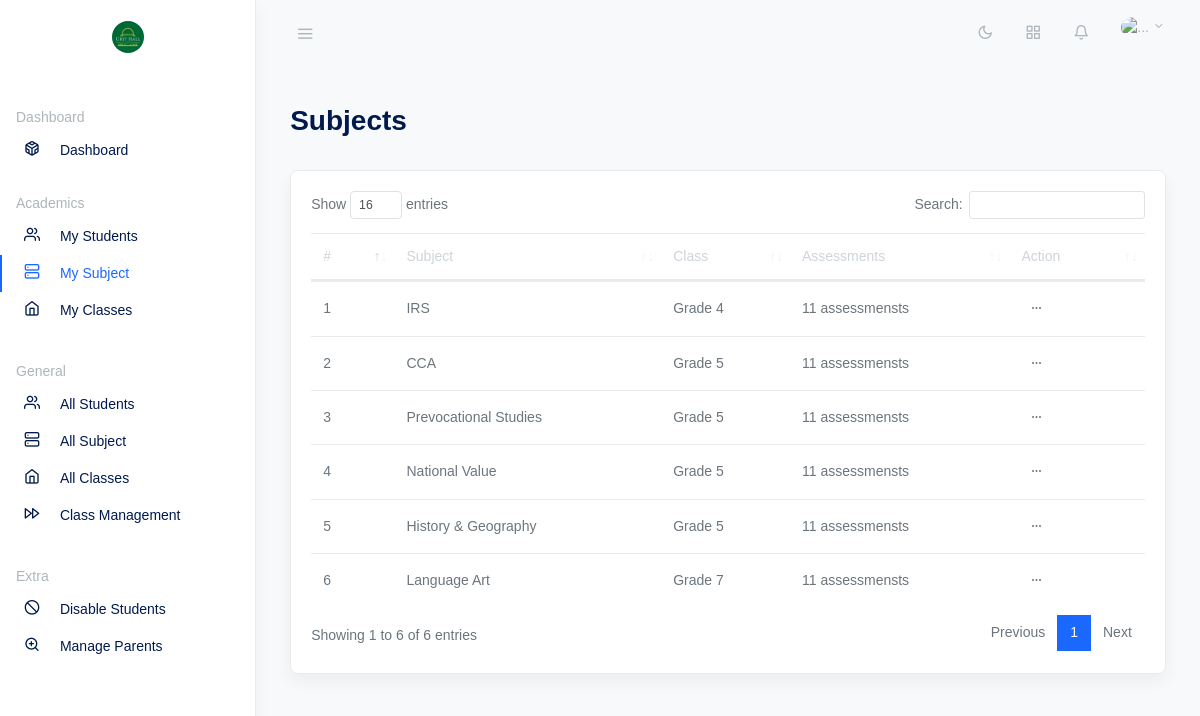
The app's page /academics/subjects.php (signed in) with its own data.
### tables this page shows
CREATE TABLE `subjects` (
  `id` int NOT NULL,
  `subject` varchar(300) NOT NULL,
  `class_id` varchar(11) NOT NULL,
  `assigned` varchar(225) DEFAULT NULL,
  `modified_by` int NOT NULL,
  `create_datetime` datetime NOT NULL DEFAULT CURRENT_TIMESTAMP,
  `status` int DEFAULT '1'
);

CREATE TABLE `classes` (
  `id` int NOT NULL,
  `class` varchar(255) NOT NULL,
  `section_id` varchar(22) NOT NULL,
  `modified_by` varchar(200) NOT NULL,
  `create_datetime` timestamp NOT NULL DEFAULT CURRENT_TIMESTAMP ON UPDATE CURRENT_TIMESTAMP,
  `marks` int DEFAULT NULL,
  `status` int NOT NULL DEFAULT '1'
);

### settings.php (called while the page is built, shortened)
<?php
$user_id = $_SESSION['user_id'];
$gender = $_SESSION['gender'];

### academics/subjects.php (the view, shortened to what this page needs)
<?php require('../settings.php'); ?>
<!doctype html>
<html lang="en">
<head>
  <link rel="stylesheet" href="../css/simplebar.css">
  <link href="../overpass-font.css" rel="stylesheet">
  <link rel="stylesheet" href="../css/feather.css">
  <link rel="stylesheet" href="../css/dataTables.bootstrap4.css">
  <link rel="stylesheet" href="../css/daterangepicker.css">
  <link rel="stylesheet" href="../css/app-light.css" id="lightTheme">
  <link rel="stylesheet" href="../css/app-dark.css" id="darkTheme" disabled>
</head>
<body class="vertical  light  ">
  <div class="wrapper">
    <nav class="topnav navbar navbar-light">
      <button type="button" class="navbar-toggler text-muted mt-2 p-0 mr-3 collapseSidebar">
        <i class="fe fe-menu navbar-toggler-icon"></i>
      </button>
      <ul class="nav">
        <li class="nav-item">
          <a class="nav-link text-muted my-2" href="#" id="modeSwitcher" data-mode="light">
            <i class="fe fe-sun fe-16"></i>
          </a>
        </li>
        <li class="nav-item">
          <a class="nav-link text-muted my-2" href="./#" data-toggle="modal" data-target=".modal-shortcut">
            <span class="fe fe-grid fe-16"></span>
          </a>
        </li>
        <li class="nav-item nav-notif">
          <a class="nav-link text-muted my-2" href="./#" data-toggle="modal" data-target=".modal-notif">
            <span class="fe fe-bell fe-16"></span>
          </a>
        </li>
        <li class="nav-item dropdown">
          <a class="nav-link dropdown-toggle text-muted pr-0" href="#" id="navbarDropdownMenuLink" role="button" data-toggle="dropdown" aria-haspopup="true" aria-expanded="false">
            <span class="avatar avatar-sm mt-2">
              <?php
              if ($gender == 'Female') { ?>
                <img src="../../uploads/staff-profiles/2.jpeg" alt="..." class="avatar-img rounded-circle">
              <?php } else { ?>
                <img src="../../uploads/staff-profiles/1.jpeg" alt="..." class="avatar-img rounded-circle">
              <?php } ?>
            </span>
          </a>
        </li>
      </ul>
    </nav>
    <aside class="sidebar-left border-right bg-white shadow" id="leftSidebar" data-simplebar>
      <nav class="vertnav navbar navbar-light">
        <div class="w-100 mb-4 d-flex">
          <a class="navbar-brand mx-auto mt-2 flex-fill text-center" href="./index.php">
            <span class="avatar avatar-sm mt-2">
              <img src="../assets/images/logo.jpg" size="20" alt="..." class="avatar-img rounded-circle">
            </span>
          </a>
        </div>
        <p class="text-muted nav-heading mt-4 mb-1">
          <span>Dashboard</span>
        </p>
        <ul class="navbar-nav flex-fill w-100 mb-2">
          <li class="nav-item">
            <a class="nav-link" href="index.php">
              <i class="fe fe-codesandbox fe-16"></i>
              <span class="ml-3 item-text">Dashboard</span>
            </a>
          </li>
          <p class="text-muted nav-heading mt-4 mb-1">
            <span>Academics</span>
          </p>
          <ul class="navbar-nav flex-fill w-100 mb-2">
            <li class="nav-item">
              <a class="nav-link" href="students.php">
                <i class="fe fe-users fe-16"></i>
                <span class="ml-3 item-text">My Students</span>
              </a>
            </li>
            <li class="nav-item active">
              <a class="nav-link text-primary" href="#">
                <i class="fe fe-server fe-16"></i>
                <span class="ml-3 item-text">My Subject</span>
              </a>
            </li>
            <li class="nav-item">
              <a class="nav-link" href="classes.php">
                <i class="fe fe-home fe-16"></i>
                <span class="ml-3 item-text">My Classes</span>
              </a>
            </li>
          </ul>
          <p class="text-muted nav-heading mt-4 mb-1">
            <span>General</span>
          </p>
          <ul class="navbar-nav flex-fill w-100 mb-2">
            <li class="nav-item">
              <a class="nav-link" href="all-students.php">
                <i class="fe fe-users fe-16"></i>
                <span class="ml-3 item-text">All Students</span>
              </a>
            </li>
            <li class="nav-item">
              <a class="nav-link" href="all-subjects.php">
                <i class="fe fe-server fe-16"></i>
                <span class="ml-3 item-text">All Subject</span>
              </a>
            </li>
            <li class="nav-item">
              <a class="nav-link" href="all-classes.php">
                <i class="fe fe-home fe-16"></i>
                <span class="ml-3 item-text">All Classes</span>
              </a>
            </li>
            <li class="nav-item">
              <a class="nav-link" href="class_management.php">
                <i class="fe fe-fast-forward fe-16"></i>
                <span class="ml-3 item-text">Class Management</span>
              </a>
            </li>
          </ul>
          <p class="text-muted nav-heading mt-4 mb-1">
            <span>Extra</span>
          </p>
          <ul class="navbar-nav flex-fill w-100 mb-2">
            <li class="nav-item">
              <a class="nav-link" href="disable-student.php">
                <i class="fe fe-slash fe-16"></i>
                <span class="ml-3 item-text">Disable Students</span>
              </a>
            </li>
            <li class="nav-item">
              <a class="nav-link" href="parents.php">
                <i class="fe fe-zoom-in fe-16"></i>
                <span class="ml-3 item-text">Manage Parents</span>
              </a>
            </li>
          </ul>
      </nav>
    </aside>
    <main role="main" class="main-content">
      <div class="container-fluid">
        <div class="row justify-content-center">
          <div class="col-12">
            <div class="row align-items-center my-3">
              <div class="col">
                <h2 class="page-title">Subjects</h2>
              </div>
            </div>
            <div class="row my-4">
              <div class="col-md-12">
                <div class="card shadow">
                  <div class="card-body">
                    <?php
                    $query = "SELECT s.*, c.class, CONCAT(u.first_name, u.last_name) AS teacher_name
                    FROM subjects s
                    INNER JOIN classes c ON s.class_id = c.id
                    LEFT JOIN staffs u ON s.assigned = u.id
                    WHERE s.status = 1 AND c.status = 1 AND s.assigned = :user
                    ORDER BY s.class_id ASC";
                    $stmt = $pdo->prepare($query);
                    $stmt->bindParam(':user', $user_id);
                    $stmt->execute();
                    $subjects = $stmt->fetchAll(PDO::FETCH_ASSOC);
                    if (count($subjects) === 0) {
                      echo '<p class="text-center">None added Yet!</p>';
                    } else {
                    ?>
                      <table class="table datatables" id="dataTable-1">
                        <thead>
                          <tr>
                            <th>#</th>
                            <th>Subject</th>
                            <th>Class</th>
                            <th>Assessments</th>
                            <th>Action</th>
                          </tr>
                        </thead>
                        <tbody>
                          <?php
                          foreach ($subjects as $index => $subject) : ?>
                            <tr data-id="<?= $subject['id']; ?>">
                              <td>
                                <?= $index + 1; ?>
                              </td>
                              <td class="editable-field" data-field="subject" data-id="<?= $subject['id']; ?>">
                                <span>
                                  <?= $subject['subject']; ?>
                                </span>
                              </td>
                              <td>
                                <?= $subject['class']; ?>
                              </td>
                              <td>
                                <?php
                                $assessing_class = $subject['class_id'];
                                $query_assessment_count = "SELECT * FROM assessment_types WHERE class_id = :class ORDER BY `assessment_types`.`assessment_id` ASC";
                                $stmt_assessment_count = $pdo->prepare($query_assessment_count);
                                $stmt_assessment_count->bindParam(':class', $assessing_class, PDO::PARAM_INT);
                                $stmt_assessment_count->execute();
                                $assessment_counts = $stmt_assessment_count->fetchAll(PDO::FETCH_ASSOC);
                                echo count($assessment_counts) . ' assessmensts';
                                ?>
                              </td>
                              <td>
                                <button class="btn btn-sm dropdown-toggle more-horizontal" type="button" data-toggle="dropdown" aria-haspopup="true" aria-expanded="false">
                                </button>
                              </td>
                            </tr>
                          <?php endforeach ?>
                        </tbody>
                      </table>
                    <?php } ?>
                  </div>
                </div>
              </div>
            </div>
          </div>
        </div>
      </div>
    </main>
  </div>
</body>
</html>

### css/simplebar.css (style rules this page uses)
[data-simplebar] { position: relative; flex-direction: column; flex-wrap: wrap; justify-content: flex-start; align-content: flex-start; align-items: flex-start; }

### css/feather.css (style rules this page uses)
.fe { font-family: "feather" !important; speak: none; font-style: normal; font-weight: normal; font-variant: normal; text-transform: none; line-height: 1; -webkit-font-smoothing: antialiased; -moz-osx-font-smoothing: grayscale; }
.fe-16 { font-size: 16px; }
.fe-bell:before { content: ""; }
.fe-codesandbox:before { content: ""; }
.fe-fast-forward:before { content: ""; }
.fe-grid:before { content: ""; }
.fe-home:before { content: ""; }
.fe-menu:before { content: ""; }
.fe-server:before { content: ""; }
.fe-slash:before { content: ""; }
.fe-sun:before { content: ""; }
.fe-users:before { content: ""; }
.fe-zoom-in:before { content: ""; }

### academics/subjects.php (style rules this page uses)
.card { border-radius: 8px; }

### records on screen
subjects: subject "IRS", class.class "Grade 4", count($assessment_counts) "11"
subjects: subject "CCA", class.class "Grade 5", count($assessment_counts) "11"
subjects: subject "Prevocational Studies", class.class "Grade 5", count($assessment_counts) "11"
subjects: subject "National Value", class.class "Grade 5", count($assessment_counts) "11"
subjects: subject "History & Geography", class.class "Grade 5", count($assessment_counts) "11"
subjects: subject "Language Art", class.class "Grade 7", count($assessment_counts) "11"
